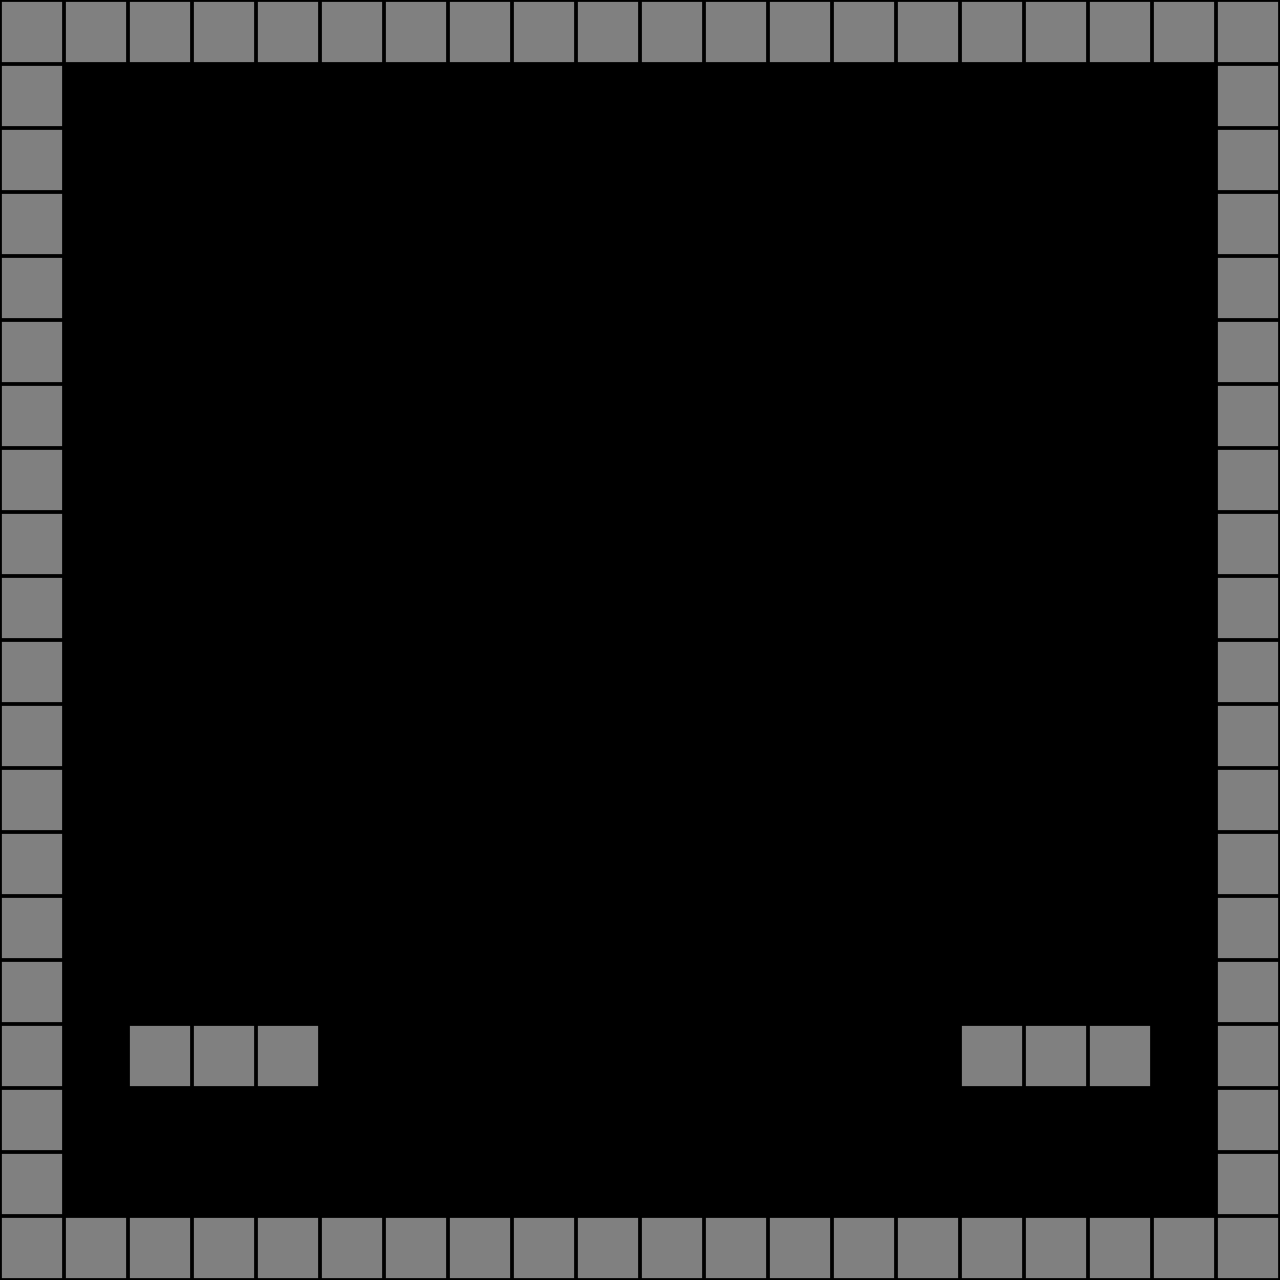

The image is a tile-based game level rendered from a .tmx file. Its description and complete source (layers, tilesets, objects, tile grids) follow:
An orthogonal 20x20 tile map with 64x64 px tiles, 1 tile layer (Tile Layer 1).

<map version="1.2" tiledversion="1.2.1" orientation="orthogonal" renderorder="right-down" width="20" height="20" tilewidth="64" tileheight="64" infinite="0" nextlayerid="2" nextobjectid="1">
 <tileset firstgid="1" source="ludum-dare-43-tiles.tsx" />
 <layer id="1" name="Tile Layer 1" width="20" height="20">
  <data encoding="csv">
1,1,1,1,1,1,1,1,1,1,1,1,1,1,1,1,1,1,1,1,
1,0,0,0,0,0,0,0,0,0,0,0,0,0,0,0,0,0,0,1,
1,0,0,0,0,0,0,0,0,0,0,0,0,0,0,0,0,0,0,1,
1,0,0,0,0,0,0,0,0,0,0,0,0,0,0,0,0,0,0,1,
1,0,0,0,0,0,0,0,0,0,0,0,0,0,0,0,0,0,0,1,
1,0,0,0,0,0,0,0,0,0,0,0,0,0,0,0,0,0,0,1,
1,0,0,0,0,0,0,0,0,0,0,0,0,0,0,0,0,0,0,1,
1,0,0,0,0,0,0,0,0,0,0,0,0,0,0,0,0,0,0,1,
1,0,0,0,0,0,0,0,0,0,0,0,0,0,0,0,0,0,0,1,
1,0,0,0,0,0,0,0,0,0,0,0,0,0,0,0,0,0,0,1,
1,0,0,0,0,0,0,0,0,0,0,0,0,0,0,0,0,0,0,1,
1,0,0,0,0,0,0,0,0,0,0,0,0,0,0,0,0,0,0,1,
1,0,0,0,0,0,0,0,0,0,0,0,0,0,0,0,0,0,0,1,
1,0,0,0,0,0,0,0,0,0,0,0,0,0,0,0,0,0,0,1,
1,0,0,0,0,0,0,0,0,0,0,0,0,0,0,0,0,0,0,1,
1,0,0,0,0,0,0,0,0,0,0,0,0,0,0,0,0,0,0,1,
1,0,1,1,1,0,0,0,0,0,0,0,0,0,0,1,1,1,0,1,
1,0,0,0,0,0,0,0,0,0,0,0,0,0,0,0,0,0,0,1,
1,0,0,0,0,0,0,0,0,0,0,0,0,0,0,0,0,0,0,1,
1,1,1,1,1,1,1,1,1,1,1,1,1,1,1,1,1,1,1,1
</data>
 </layer>
</map>